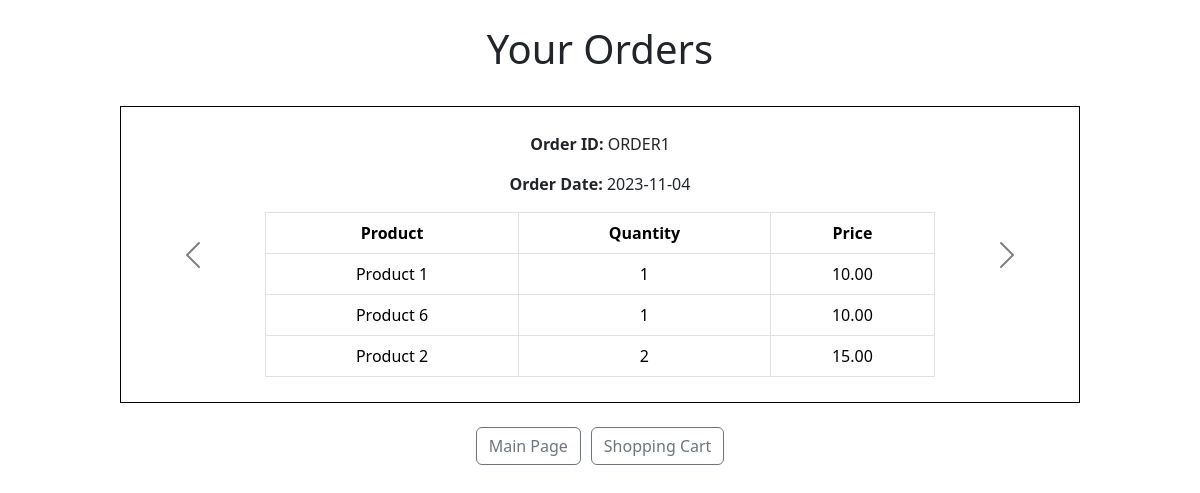
The app's page /viewOrder.php (signed in) with its own data.
### tables this page shows
CREATE TABLE `Order`(
	order_id VARCHAR(10),
	customer_id VARCHAR(10),
	order_date DATE,
	order_status VARCHAR(30),
	total_cost DECIMAL(10, 2),
	PRIMARY KEY (order_id),
	FOREIGN KEY (customer_id) REFERENCES Customer(customer_id)
);

CREATE TABLE OrderItem(
	item_id VARCHAR(10),
	order_id VARCHAR(10),
	product_id VARCHAR(10),
	quantity INT,
	price_at_order DECIMAL(10, 2),
	PRIMARY KEY (item_id),
	FOREIGN KEY (order_id) REFERENCES `Order`(order_id),
	FOREIGN KEY (product_id) REFERENCES Product(product_id)
);

CREATE TABLE Product(
	product_id VARCHAR(10),
	name VARCHAR(30) NOT NULL,
	description TEXT,
	price DECIMAL(10, 2) NOT NULL,
	stock_quantity_threshold INT NOT NULL,
	stock_quantity_actual INT NOT NULL,
	category_id VARCHAR(10),
	image VARCHAR(255),
	isDiscontinued BOOLEAN,
	PRIMARY KEY (product_id),
	FOREIGN KEY (category_id) REFERENCES Category(category_id)
);

### db.php (called while the page is built, shortened)
<?php
function connectDB(){
    $config = parse_ini_file("/local/my_web_files/afenjiro/db.ini");
    $dbh = new PDO($config['dsn'], $config['username'], $config['password']);
    $dbh->setAttribute(PDO::ATTR_ERRMODE, PDO::ERRMODE_EXCEPTION);
    return $dbh;
}
function getUserData($username) {
    try {
        $dbh = connectDB();
        $statement = $dbh->prepare("SELECT * FROM Customer WHERE username = :username");
        $statement->bindParam(":username", $username);
        $statement->execute();
        $userData = $statement->fetch(PDO::FETCH_ASSOC);
        return $userData;
    } catch (PDOException $e) {
        print "Error!" . $e->getMessage() . "<br/>";
        die();
    }
}
function getOrders($customer_id) {
    try {
        $dbh = connectDB();
        $statement = $dbh->prepare("SELECT * FROM `Order` WHERE customer_id = :customer_id");
        $statement->bindParam(":customer_id", $customer_id);
        $statement->execute();
        $orders = $statement->fetchAll(PDO::FETCH_ASSOC);
        return $orders;
    } catch (PDOException $e) {
        print "Error!" . $e->getMessage() . "<br/>";
        die();
    }
}
function getOrderDetails($order_id) {
    try {
        $dbh = connectDB();
        $statement = $dbh->prepare("SELECT oi.item_id, oi.product_id, p.name AS product_name, oi.quantity, oi.price_at_order
                                   FROM OrderItem oi
                                   JOIN Product p ON oi.product_id = p.product_id
                                   WHERE oi.order_id = :order_id");
        $statement->bindParam(":order_id", $order_id);
        $statement->execute();
        $orderDetails = $statement->fetchAll(PDO::FETCH_ASSOC);
        return $orderDetails;
    } catch (PDOException $e) {
        print "Error!" . $e->getMessage() . "<br/>";
        die();
    }
}
?>

### viewOrder.php (the view, shortened to what this page needs)
<!DOCTYPE html>
<html lang="en">
<head>
    <link href="https://cdn.jsdelivr.net/npm/bootstrap@5.3.2/dist/css/bootstrap.min.css" rel="stylesheet">
</head>
<body>
    <?php
    require "db.php";
    $userData = getUserData($_SESSION["username"]);
    $customer_id = $userData['customer_id'];
    ?>
    <h1>Your Orders</h1>
    <?php
    $orders = getOrders($customer_id);
    if (!empty($orders)) {
        echo '<div id="orderCarousel" class="carousel carousel-dark slide" data-bs-ride="carousel">';
        echo '<div class="carousel-inner">';
        $firstOrder = true;
        foreach ($orders as $order) {
            echo '<div class="carousel-item' . ($firstOrder ? ' active' : '') . '">';
            echo "<p><b>Order ID:</b> {$order['order_id']}</p>";
            echo "<p><b>Order Date:</b> {$order['order_date']}</p>";
            $orderDetails = getOrderDetails($order['order_id']);
            echo "<div>";
            if (!empty($orderDetails)) {
                echo "<table class='table table-bordered'>";
                echo "<thead><tr><th>Product</th><th>Quantity</th><th>Price</th></tr></thead>";
                echo "<tbody>";
                foreach ($orderDetails as $detail) {
                    echo "<tr>";
                    echo "<td>{$detail['product_name']}</td>";
                    echo "<td>{$detail['quantity']}</td>";
                    echo "<td>{$detail['price_at_order']}</td>";
                    echo "</tr>";
                }
                echo "</tbody>";
                echo "</table>";
            } else {
                echo "<p>No items in this order.</p>";
            }
            echo "</div>";
            echo '</div>';
            $firstOrder = false;
        }
        echo '</div>';
        echo '<button class="carousel-control-prev" type="button" data-bs-target="#orderCarousel" data-bs-slide="prev">';
        echo '<span class="carousel-control-prev-icon" aria-hidden="true"></span>';
        echo '</button>';
        echo '<button class="carousel-control-next" type="button" data-bs-target="#orderCarousel" data-bs-slide="next">';
        echo '<span class="carousel-control-next-icon" aria-hidden="true"></span>';
        echo '</button>';
        echo '</div>';
    } else {
        echo "<p align='center'>No orders available.</p>";
    }
    ?>
    <br/>
    <div class="navButtons">
    <button type="button" onclick="location.href='customerMainPage.php';" class='btn btn-outline-secondary'>Main Page</button>
    <button type="button" onclick="location.href='shoppingCart.php';" class='btn btn-outline-secondary'>Shopping Cart</button>
    </div>
</body>
</html>

### viewOrder.php (style rules this page uses)
#orderCarousel { border: 1px solid black; width: 80vw; margin: auto; text-align: center; padding-top: 25px; padding-bottom: 25px; }
.navButtons { display: flex; justify-content: center; align-items: center; gap: 10px; }
h1 { padding-top: 25px; padding-bottom: 25px; text-align: center; }
.table { width: 70%; text-align: center; margin: auto; }

### records on screen
order: order_id "ORDER1", order_date "2023-11-04"
orderitem: product.name "Product 1", quantity "1", price_at_order "10.00"
orderitem: product.name "Product 6", quantity "1", price_at_order "10.00"
orderitem: product.name "Product 2", quantity "2", price_at_order "15.00"
